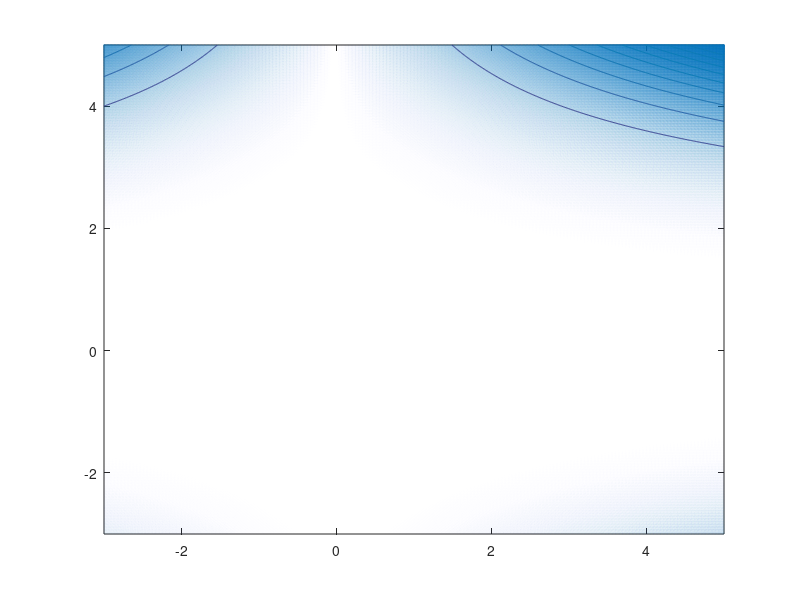

MATLAB code for this plot: (Note: this script raises an error after producing the figure.)
% Plot the trajectory of Anti-Gradient Descent
[x,y]=meshgrid(-3:.01:5);
z = (1.5 - x + x.*y).^2 + (2.25 - x + x.*y.^2).^2 + (2.625 - x + x.*y.^3).^2;
figure(1)
hold off
contour(x,y,z)
[dx,dy]=gradient(z,.2,.2);
hold on
quiver(x,y,dx,dy)
% set the initial point
x=[4,1];
xs=x; % dummy variable required for the iterative process
itsk=2500; % the number of iterations
step=0.001; % the step size
for i=1:itsk

 % compute the next point
 x = xs - step*gradient1(xs(1), xs(2));
 % plot the step
 plot([xs(1),x(1)],[xs(2),x(2)],'r',[xs(1),x(1)],[xs(2),x(2)],'ro')
 % refresh the variables
 xs=x;
 
end
disp(xs);
